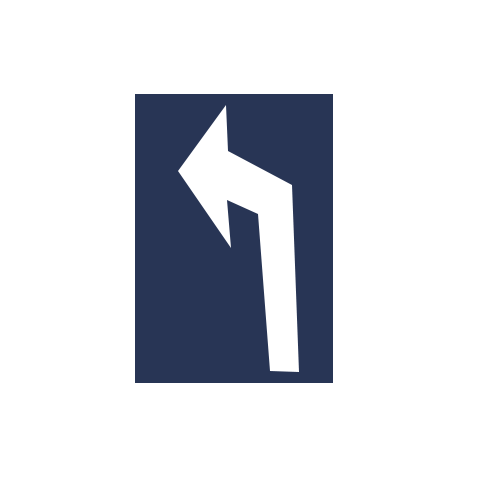
#> input picture input/turnleft.jpg, 500 x 500 px
$ python -i test_webcam.py   (imports and definitions only)   (older library calls are emulated)
#> lines starting #> are read from the running program, lines starting #| are printed output that depends on the picture; after the words box and inside, x2 and y2 are one past the last pixel; in counts of white or black regions, pixels touching at a corner belong together
#> further down, picture is the input picture: shape (500, 500, 3); mean B, G, R 223.8, 217.9, 215.5
import os
import numpy as np
import cv2
from skimage import feature as ft
from sklearn.externals import joblib

cls_names = ["di thang", "re trai", "re phai", "dung lai", "cam coi", "qua duong", "background"]
img_label = {"straight": 0, "left": 1, "right": 2, "stop": 3, "nohonk": 4, "crosswalk": 5, "background": 6}


def preprocess_img(imgBGR, erode_dilate=True):
    """preprocess the image for contour detection.
    Args:
        imgBGR: source image.
        erode_dilate: erode and dilate or not.
    Return:
        img_bin: a binary image (blue and red).

    """
#> called with erode_dilate = True
    rows, cols, _ = imgBGR.shape
#> rows = 500; cols = 500
    imgHSV = cv2.cvtColor(imgBGR, cv2.COLOR_BGR2HSV)
#> imgHSV: shape (500, 500, 3); mean H, S, V 20.6, 24.7, 223.8

    Bmin = np.array([100, 43, 46])
    Bmax = np.array([124, 255, 255])
    img_Bbin = cv2.inRange(imgHSV, Bmin, Bmax)
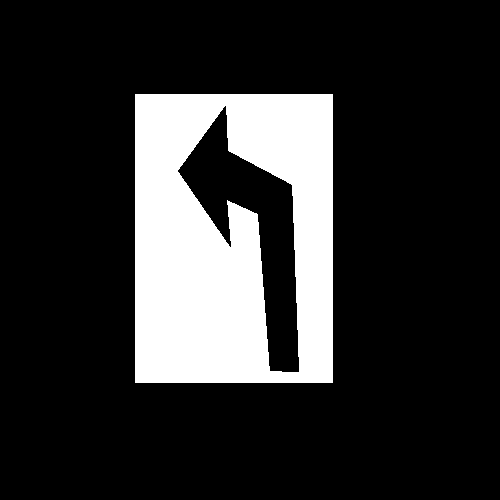
#> img_Bbin: shape (500, 500); 18.3% white; 1 white region, box (x1, y1, x2, y2) and area: (135, 94, 333, 383) 45838

    Rmin1 = np.array([0, 43, 46])
    Rmax1 = np.array([10, 255, 255])
    img_Rbin1 = cv2.inRange(imgHSV, Rmin1, Rmax1)
#> img_Rbin1: shape (500, 500); every value is 0

    Rmin2 = np.array([156, 43, 46])
    Rmax2 = np.array([180, 255, 255])
    img_Rbin2 = cv2.inRange(imgHSV, Rmin2, Rmax2)
    img_Rbin = np.maximum(img_Rbin1, img_Rbin2)
    img_bin = np.maximum(img_Bbin, img_Rbin)

    if erode_dilate is True:
        kernelErosion = np.ones((3, 3), np.uint8)
        kernelDilation = np.ones((3, 3), np.uint8)
        img_bin = cv2.erode(img_bin, kernelErosion, iterations=2)
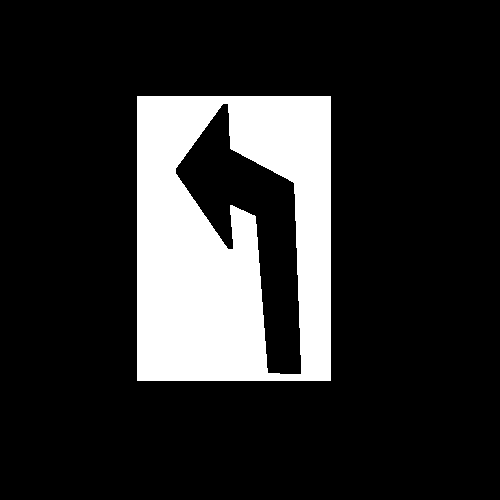
#> img_bin: shape (500, 500); 16.9% white; 1 white region, box (x1, y1, x2, y2) and area: (137, 96, 331, 381) 42143
        img_bin = cv2.dilate(img_bin, kernelDilation, iterations=2)
#> img_bin: shape (500, 500); 18.3% white; 1 white region, box (x1, y1, x2, y2) and area: (135, 94, 333, 383) 45827

    return img_bin


# [66 lines left out: functions contour_detect, draw_rects_on_img, hog_extra_and_svm_class, not called in this run]


clicked = False


# [4 lines left out: function onMouse, not called in this run]


# [52 lines not run here, left out]

>>> import cv2
>>> picture = cv2.imread('input/turnleft.jpg')
>>> result = preprocess_img(picture)

$ run again, on input/crosswalk.png
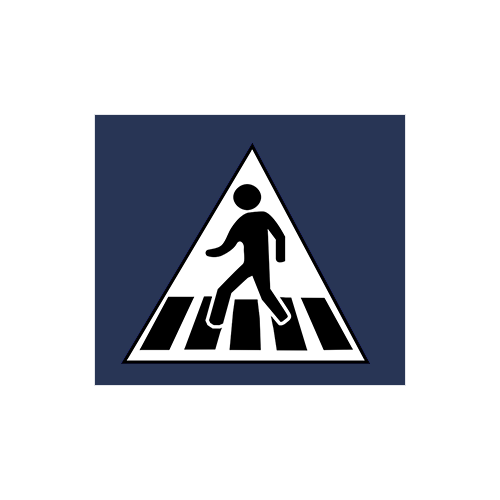
#> input picture input/crosswalk.png, 500 x 500 px
#> picture is the input picture: shape (500, 500, 3); mean B, G, R 203.2, 196, 193
#> imgHSV: shape (500, 500, 3); mean H, S, V 25.7, 30.8, 203.2
#> in preprocess_img, `img_Bbin = cv2.inRange(imgHSV, Bmin, Bmax)`:
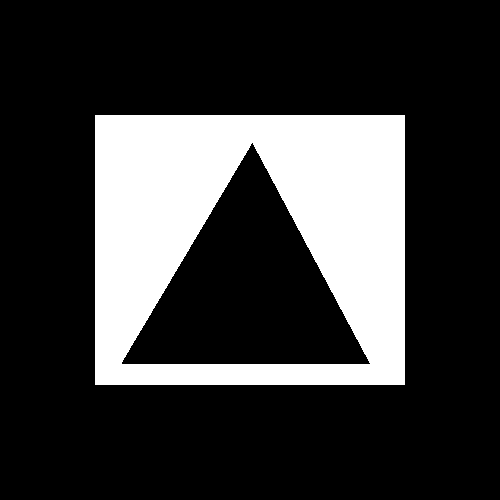
#> img_Bbin: shape (500, 500); 22.5% white; 1 white region, box (x1, y1, x2, y2) and area: (95, 115, 405, 385) 56190
#> img_Rbin1: shape (500, 500); every value is 0
#> in preprocess_img, `img_bin = cv2.erode(img_bin, kernelErosion, iterations=2)`:
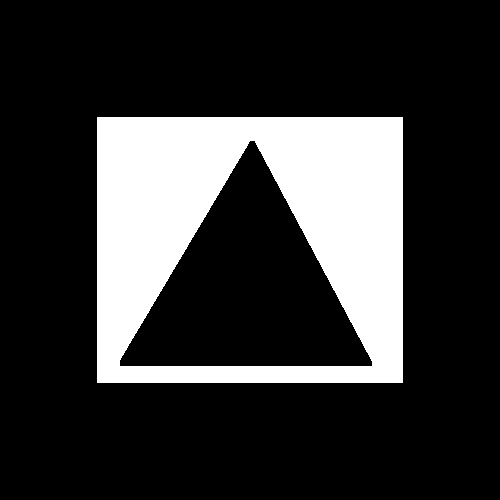
#> img_bin: shape (500, 500); 20.8% white; 1 white region, box (x1, y1, x2, y2) and area: (97, 117, 403, 383) 51994

$ run again, on input/forward.png
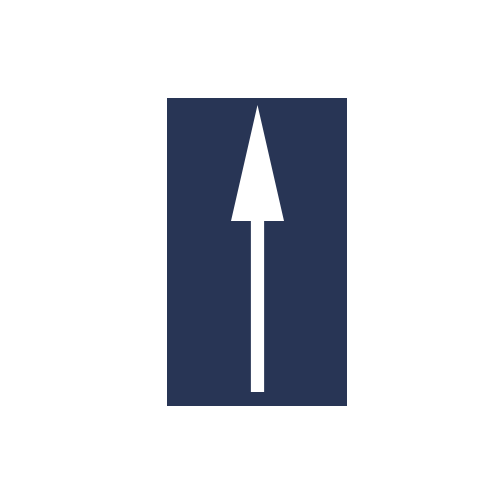
#> input picture input/forward.png, 500 x 500 px
#> picture is the input picture: shape (500, 500, 3); mean B, G, R 220.9, 214.5, 211.9
#> imgHSV: shape (500, 500, 3); mean H, S, V 22.3, 27, 220.9
#> in preprocess_img, `img_Bbin = cv2.inRange(imgHSV, Bmin, Bmax)`:
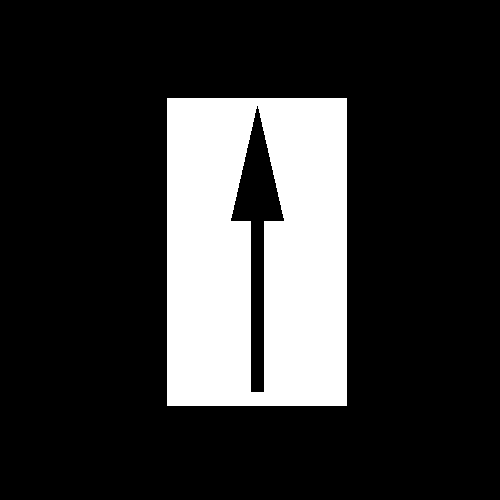
#> img_Bbin: shape (500, 500); 20% white; 1 white region, box (x1, y1, x2, y2) and area: (167, 98, 347, 406) 50124
#> img_Rbin1: shape (500, 500); every value is 0
#> in preprocess_img, `img_bin = cv2.erode(img_bin, kernelErosion, iterations=2)`:
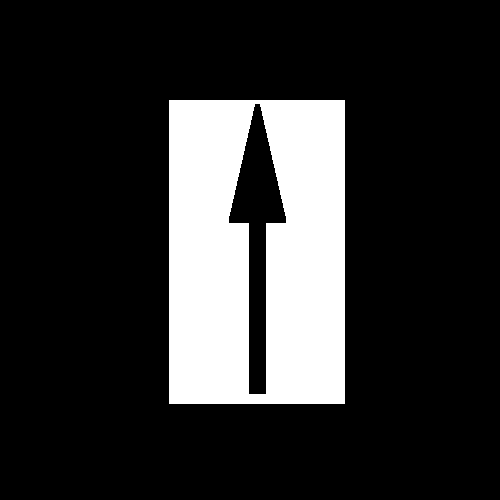
#> img_bin: shape (500, 500); 18.7% white; 1 white region, box (x1, y1, x2, y2) and area: (169, 100, 345, 404) 46816

$ run again, on input/nohonk.png
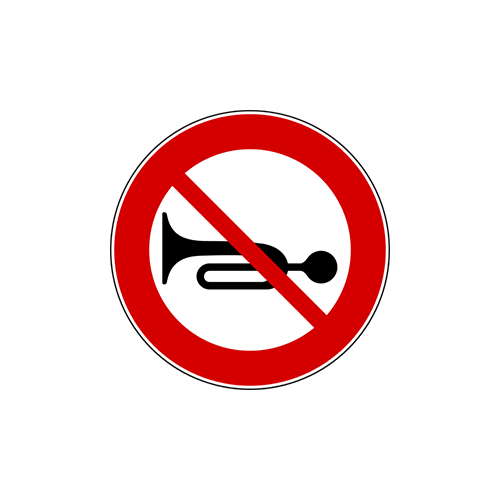
#> input picture input/nohonk.png, 500 x 500 px
#> picture is the input picture: shape (500, 500, 3); mean B, G, R 219.4, 219.4, 244.5
#> imgHSV: shape (500, 500, 3); mean H, S, V 0, 30.2, 244.5
#> img_Bbin: shape (500, 500); every value is 0
#> in preprocess_img, `img_Rbin1 = cv2.inRange(imgHSV, Rmin1, Rmax1)`:
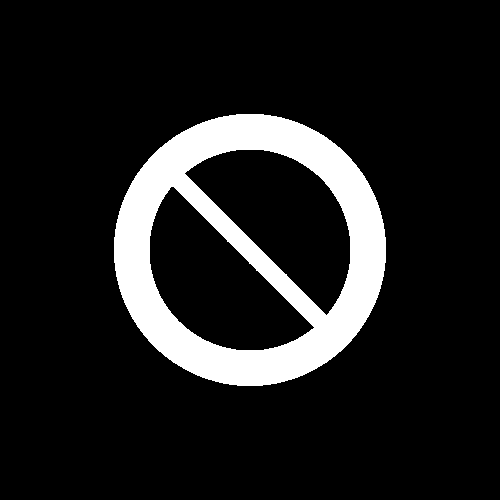
#> img_Rbin1: shape (500, 500); 12% white; 1 white region, box (x1, y1, x2, y2) and area: (114, 114, 386, 386) 30054
#> in preprocess_img, `img_bin = cv2.erode(img_bin, kernelErosion, iterations=2)`:
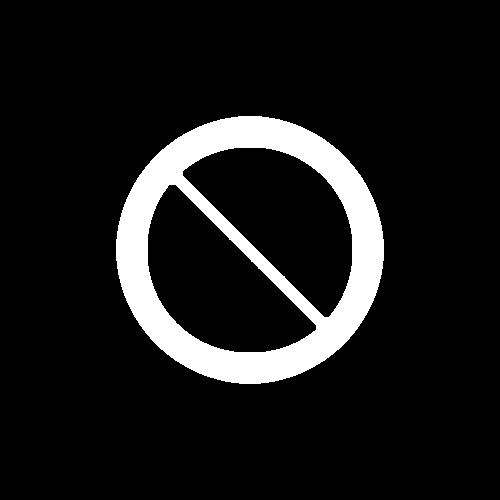
#> img_bin: shape (500, 500); 10.1% white; 1 white region, box (x1, y1, x2, y2) and area: (116, 116, 384, 384) 25234
